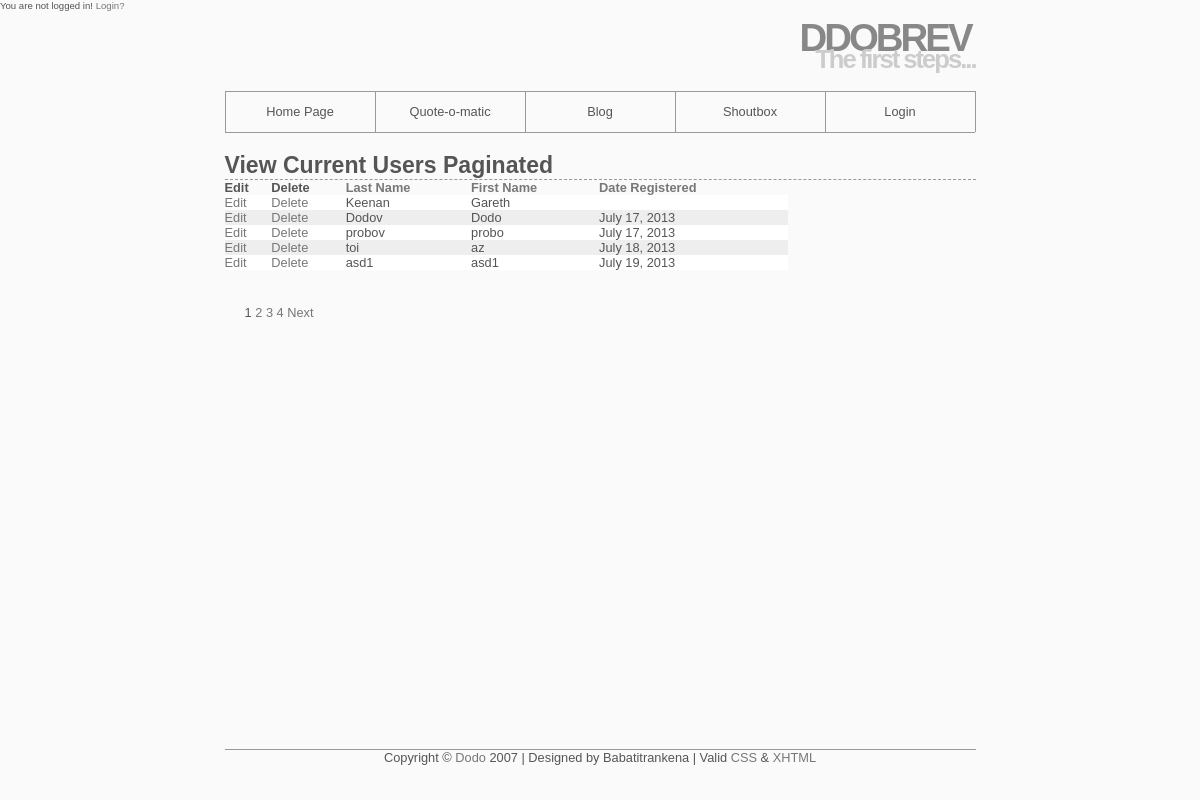
The app's page /view_users.php with its own data.
### tables this page shows
CREATE TABLE IF NOT EXISTS `users` (
  `user_id` mediumint(8) unsigned NOT NULL AUTO_INCREMENT,
  `username` varchar(30) DEFAULT NULL,
  `pass` char(40) DEFAULT NULL,
  `first_name` varchar(20) DEFAULT NULL,
  `last_name` varchar(40) DEFAULT NULL,
  `email` varchar(80) NOT NULL,
  `registration_date` datetime NOT NULL,
  PRIMARY KEY (`user_id`)
);

### view_users.php (the view, shortened to what this page needs)
<?php
include 'stdlib.php';
$site = new csite();
$page = new cPage("View Current Users Paginated");
$site->setPage($page);
require_once('dbc.php');
$display = 5;
if (isset($_GET['p']) && is_numeric($_GET['p'])){
		$pages = $_GET['p'];
	} else {
		$q = "SELECT COUNT(user_id) FROM users";
		$ps = $pdo->prepare($q);
		$ps->execute();
		$result = $ps->fetch();
		$records = $result[0];
		if($records > $display)	{
                    $pages = ceil($records/$display);
		} else {
                    $pages = 1;
		}
	}
if(isset($_GET['s']) && is_numeric($_GET['s']))	{
		$start = $_GET['s'];
	} else {
		$start =0;
	}
$sort = (isset($_GET['sort'])) ? $_GET['sort'] : 'rd';
switch($sort) {
    case 'rd':
	$order_by = 'registration_date ASC';
	break;
}
$q = "SELECT last_name, first_name, DATE_FORMAT(registration_date, '%M %d, %Y') AS dr, user_id FROM users  ORDER BY $order_by LIMIT $start, $display";
$ps = $pdo->prepare($q);
$ps->execute();
$content[] = '<table align="center" cellspacing="0" cellpadding="5" width="75%">
		<tr>
		<td align="left"><b>Edit</b></td>
		<td align="left"><b>Delete</b></td>
		<td align="left"><b><a href="view_users.php?sort=ln">Last Name</a></b></td>
		<td align="left"><b><a href="view_users.php?sort=fn">First Name</a></b></td>
		<td align="left"><b><a href="view_users.php?sort=rd">Date Registered</a></b></td>
		</tr>';
$bg = '#eeeeee';
while ($row = $ps->fetch(PDO::FETCH_ASSOC)) {
		$bg = ($bg=='#eeeeee' ? '#ffffff' : '#eeeeee');
		$content[] = '<tr bgcolor="' . $bg . '">
		<td align="left"><a href="edit_user.php?id='.$row['user_id'].'">Edit</a></td>
		<td align="left"><a href="delete_user.php?id='.$row['user_id'].'">Delete</a></td>
		<td align="left">' . $row['last_name'] .'</td>
		<td align="left">' . $row['first_name']. '</td>
		<td align="left">' . $row['dr'] . '</td></tr>
		';
}
$content[] = '</table>';
if($pages>1) {
		$content[] = '<br /><p>';
		$current_page = ($start/$display)+1;
		for($i=1; $i<=$pages; $i++) {
                    if($i != $current_page) {
			$content[] = '<a href="view_users.php?s=' .(($display * ($i - 1))) . '&p=' . $pages . '&sort=' . $sort . '">' . $i . '</a> ';
                    } else {
                        $content[] = $i.' ';
                    }
		}
		if($current_page != $pages) {
                    $content[] = '<a href="view_users.php?s=' .($start + $display) . '&p=' . $pages . '&sort=' . $sort . '">Next</a>';
		}
		$content[] = '</p>';
}
$site->render();
?>

### csite.php (shortened to what this page needs)
<?php
class csite {
	private $headers;
	private $footers;
	private $page;
	public function __construct() {
		$this->headers = array();
		$this->footers = array();
	}
	public function render() {
		foreach ($this->headers as $header) {
			include $header;
		}
		$this->page->render();
		foreach ($this->footers as $footer) {
			include $footer;
		}
	}
	public function addHeader($file) {
		$this->headers[] = $file;
	}
	public function addFooter($file) {
		$this->footers[] = $file;
	}
	public function setPage(cpage $page) {
		$this->page = $page;
	}
}
?>

### header.php (shortened to what this page needs)
<!DOCTYPE html PUBLIC "-//W3C//DTD XHTML 1.0 Strict//EN" "http://www.w3.org/TR/xhtml1/DTD/xhtml1-strict.dtd">
<html xmlns="http://www.w3.org/1999/xhtml">
<head>
	<link rel="stylesheet" href="style.css" type="text/css" media="screen" />
</head>
<body>
	<div class="wrapper">
	<div id="user" >
        <p>
        	<?php
        	if((isset($_SESSION['user_id'])) && (!strpos($_SERVER['PHP_SELF'],'logout.php')) ) {
        		$user_fn = (string)$_SESSION['first_name'];
        		echo "Welcome, <b>$user_fn</b>";
        		echo '<a href="logout.php"> Logout?</a>';
        	} else {
        		echo 'You are not logged in!';
        		echo '<a href="login.php"> Login?</a>';
        	}
        	?>
        </p>
    </div>
	<div id="header">
		<h1>DDOBREV</h1>
		<h2>The first steps...</h2>
	</div>
	<div id="navigation">
		<ul>
<li><a href="index.php">Home
 Page</a></li>
<li><a
 href="quotes.php">Quote-o-matic</a></li>
<li><a href="under_construction.php">Blog</a></li>
<li><a href="shoutbox.php">Shoutbox</a></li>
<li>
<?php
if((isset($_SESSION['user_id'])) && (!strpos($_SERVER['PHP_SELF'],'logout.php')) ) {
    echo '<a href="logout.php">Logout</a>';
} else {
    echo '<a href="login.php">Login</a>';
}
?>
</li>
		</ul>
	</div>
	<div id="content">

### cpage.php (shortened to what this page needs)
<?php
	class cpage {
		private $title;
		private $content = array();
		public function __construct($title) {
			$this->title = $title;
		}
		public function render() {
			echo "<H1>{$this->title}</H1>";
			foreach($this->content as $cont){
				echo $cont;
			}
		}
		public function setContent($content) {
				$this->content = $content;
		}
	}
?>

### footer.php
	</div><div class="push">
	</div></div>
	<div class="footer">
		<p>Copyright &copy; <a href="#">Dodo</a> 2007 | Designed by Babatitrankena | Valid <a href="http://jigsaw.w3.org/css-validator/">CSS</a> &amp; <a href="http://validator.w3.org/">XHTML</a></p>
	</div>
</body>
</html>

### style.css (style rules this page uses)
* { border:0; margin:0; padding:0; }
a { color:#777; text-decoration:none; }
html { height: 100%; }
body { height: 100%; background:#fafafa; color:#555; font:0.8em Arial, Helvetica, "bitstream vera sans", sans-serif; }
#user { font-size:75%; text-align:left; }
#header { border-bottom:1px solid #999; height:80px; margin:0 auto; width:751px; }
#header h1 { color:#888; font-size:300%; letter-spacing:-3px; text-align:right; padding:5px; margin-bottom:-20px; }
#header h2 { color:#CCC; font-size:200%; letter-spacing:-2px; text-align:right; }
#navigation { background:#fafafa; border-right:1px solid #999; margin:0 auto; width:750px; height:40px; list-style:none; }
#navigation li { border-left:1px solid #999; border-bottom:1px solid #999; float:left; width:149px; list-style:none; }
#navigation a { color:#555; display:block; line-height:40px; text-align:center; }
#content { height:auto; margin:0 auto; padding:0 0 20px; width:751px; }
#content h1 { border-bottom:1px dashed #999; font-size:1.8em; padding:20px 0 0; }
#content p { padding:20px 20px 0; }
.wrapper { min-height: 100%; height: auto !important; height: 100%; margin: 0 auto -4em; }
.push { height: 4em; }
.footer { border-top:1px solid #999; height: 4em; margin:0 auto; text-align:center; width:751px; }

### records on screen
users: last_name "Keenan", first_name "Gareth"
users: last_name "Dodov", first_name "Dodo", dr "July 17, 2013"
users: last_name "probov", first_name "probo", dr "July 17, 2013"
users: last_name "toi", first_name "az", dr "July 18, 2013"
users: last_name "asd1", first_name "asd1", dr "July 19, 2013"

### other values on screen
$this->title "View Current Users Paginated"
$cont "1"
